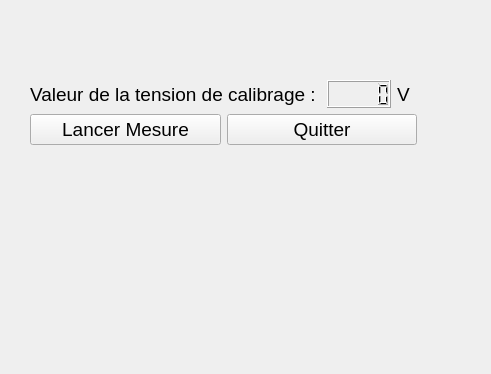
<?xml version="1.0" encoding="UTF-8"?>
<ui version="4.0">
 <class>Widget</class>
 <widget class="QWidget" name="Widget">
  <property name="geometry">
   <rect>
    <x>0</x>
    <y>0</y>
    <width>491</width>
    <height>374</height>
   </rect>
  </property>
  <property name="font">
   <font>
    <pointsize>14</pointsize>
   </font>
  </property>
  <property name="windowTitle">
   <string>Widget</string>
  </property>
  <widget class="QWidget" name="">
   <property name="geometry">
    <rect>
     <x>30</x>
     <y>80</y>
     <width>387</width>
     <height>65</height>
    </rect>
   </property>
   <layout class="QVBoxLayout" name="verticalLayout">
    <item>
     <layout class="QGridLayout" name="gridLayout_2">
      <item row="0" column="0">
       <widget class="QLabel" name="label">
        <property name="text">
         <string>Valeur de la tension de calibrage : </string>
        </property>
       </widget>
      </item>
      <item row="0" column="1">
       <widget class="QLCDNumber" name="lcdNumber"/>
      </item>
      <item row="0" column="2">
       <widget class="QLabel" name="label_2">
        <property name="text">
         <string>V</string>
        </property>
       </widget>
      </item>
     </layout>
    </item>
    <item>
     <layout class="QGridLayout" name="gridLayout">
      <item row="0" column="0">
       <widget class="QPushButton" name="pushButton">
        <property name="text">
         <string>Lancer Mesure</string>
        </property>
       </widget>
      </item>
      <item row="0" column="1">
       <widget class="QPushButton" name="pushButton_2">
        <property name="text">
         <string>Quitter</string>
        </property>
       </widget>
      </item>
     </layout>
    </item>
   </layout>
  </widget>
 </widget>
 <resources/>
 <connections>
  <connection>
   <sender>pushButton_2</sender>
   <signal>clicked()</signal>
   <receiver>Widget</receiver>
   <slot>close()</slot>
   <hints>
    <hint type="sourcelabel">
     <x>254</x>
     <y>134</y>
    </hint>
    <hint type="destinationlabel">
     <x>366</x>
     <y>226</y>
    </hint>
   </hints>
  </connection>
 </connections>
</ui>
